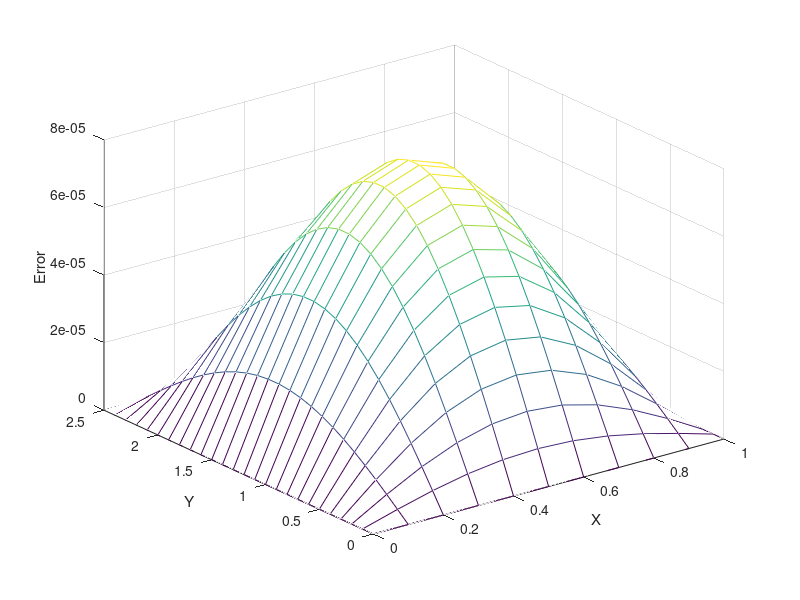

The MATLAB source for this figure:
%-------Homework #15--- Problem 1------
clear all
clc

h=0.1;
k=0.002;

xspan=[0 1];
x=xspan(1):h:xspan(2);

yspan=[0 2.5];
y=yspan(1):h:yspan(2);

tspan=[0 .5];
t=tspan(1):k:tspan(2);

M=length(x);
L=length(y);
N=length(t);

r=k/h^2;

U(1,:)=zeros(1,L);
U(M,:)=zeros(1,L);
U(:,1)=zeros(1,M);
U(:,L)=zeros(1,M);

for m=1:M
    for l=1:L
        U(m,l)=sin(pi*x(m))*sin(pi*y(l)/yspan(2));
    end
end

U_old=U;

for n=2:N
    for m=2:M-1
        for l=2:L-1
            U_new(m,l) = U_old(m,l) + r*(U_old(m+1,l)-2*U_old(m,l)+U_old(m-1,l)+ ...
                U_old(m,l+1)-2*U_old(m,l)+U_old(m,l-1));
        end
    end
    U_old(1:M-1,1:L-1) = U_new;
    U_old(M,:)=zeros(1,L);
    U_old(:,L)=zeros(1,M);
end

for m=1:M
    for l=1:L
        U_exact(m,l)=sin(pi*x(m))*sin(pi*y(l)/yspan(2))*exp(-(1+yspan(2)^-2)*pi^2*tspan(2));
    end
end

[X Y]=meshgrid(x,y);
Error=(U_exact-U_old)';
max(max(Error))
figure(1501)
mesh(X,Y, Error)
xlabel('X')
ylabel('Y')
zlabel('Error')
